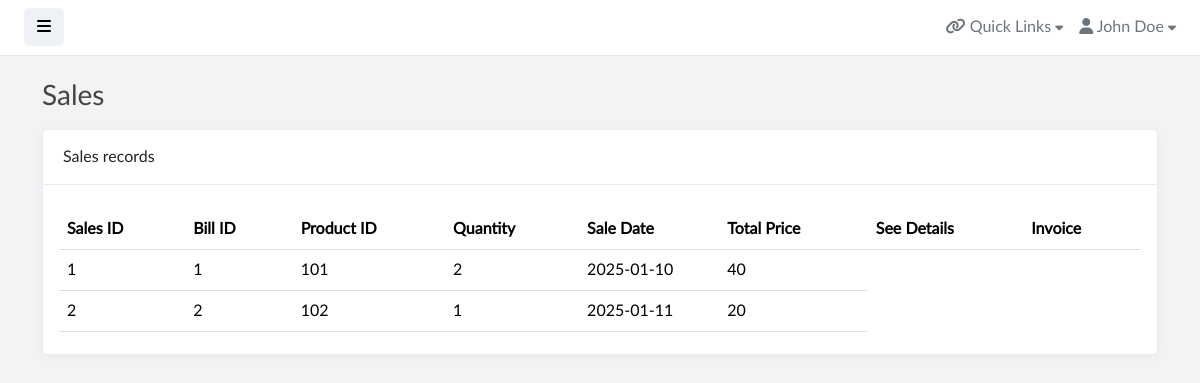
The page /sales.php on the database its author committed.
### tables this page shows
CREATE TABLE IF NOT EXISTS `sales` (
  `saleID` INT(11) NOT NULL AUTO_INCREMENT,
  `billID` INT(11) NOT NULL,
  `productID` INT(11) NOT NULL,
  `quantity` INT NOT NULL,
  `saleDate` DATE NOT NULL,
  `totalPrice` FLOAT NOT NULL,
  PRIMARY KEY (`saleID`),
  FOREIGN KEY (`billID`) REFERENCES `bill`(`billID`),
  FOREIGN KEY (`productID`) REFERENCES `products`(`productID`)
);

### sales.php (the view, shortened to what this page needs)
<!doctype html>
<html lang="en">
<head>
    <link href="assets/vendor/fontawesome/css/fontawesome.min.css" rel="stylesheet">
    <link href="assets/vendor/fontawesome/css/solid.min.css" rel="stylesheet">
    <link href="assets/vendor/fontawesome/css/brands.min.css" rel="stylesheet">
    <link href="assets/vendor/bootstrap/css/bootstrap.min.css" rel="stylesheet">
    <link href="assets/vendor/datatables/datatables.min.css" rel="stylesheet">
    <link href="assets/css/master.css" rel="stylesheet">
</head>
<body>
    <div class="wrapper">
        <div id="body" class="active">
            <nav class="navbar navbar-expand-lg navbar-white bg-white">
                <button type="button" id="sidebarCollapse" class="btn btn-light">
                    <i class="fas fa-bars"></i><span></span>
                </button>
                <div class="collapse navbar-collapse" id="navbarSupportedContent">
                    <ul class="nav navbar-nav ms-auto">
                        <li class="nav-item dropdown">
                            <div class="nav-dropdown">
                                <a href="#" id="nav1" class="nav-item nav-link dropdown-toggle text-secondary" data-bs-toggle="dropdown" aria-expanded="false">
                                    <i class="fas fa-link"></i> <span>Quick Links</span> <i style="font-size: .8em;" class="fas fa-caret-down"></i>
                                </a>
                            </div>
                        </li>
                        <li class="nav-item dropdown">
                            <div class="nav-dropdown">
                                <a href="#" id="nav2" class="nav-item nav-link dropdown-toggle text-secondary" data-bs-toggle="dropdown" aria-expanded="false">
                                    <i class="fas fa-user"></i> <span>John Doe</span> <i style="font-size: .8em;" class="fas fa-caret-down"></i>
                                </a>
                            </div>
                        </li>
                    </ul>
                </div>
            </nav>
            <div class="content">
                <div class="container">
                    <div class="page-title">
                        <h3>Sales</h3>
                    </div>
                    <div class="col-md-12 col-lg-12">
                        <div class="card">
                            <div class="card-header">Sales records</div>
                            <div class="card-body">
                                <table class="table table-hover" id="dataTables-example" width="100%">
                                    <thead>
                                        <tr>
                                            <th>Sales ID</th>
                                            <th>Bill ID</th>
                                            <th>Product ID</th>
                                            <th>Quantity</th>
                                            <th>Sale Date</th>
                                            <th>Total Price</th>
                                            <th>See Details</th>
                                            <th>Invoice</th>
                                        </tr>
                                    </thead>
                                    <tbody>
                                        <?php
                                        try{
                                            $conn = mysqli_connect("localhost", "root", "", "pharmacy");
                                        }
                                        catch(mysqli_sql_exception) {
                                            echo "COULDN'T CONNECT";
                                        }
                                        $sql = "SELECT * FROM sales";
                                        $result = mysqli_query($conn, $sql);
                                        if ($conn) {
                                            if (mysqli_num_rows($result) > 0) {
                                                while ($row = mysqli_fetch_assoc($result)) {
                                                    echo "<tr>
                                                        <td>" . htmlspecialchars($row['saleID']) . "</td>
                                                        <td>" . htmlspecialchars($row['billID']) . "</td>
                                                        <td>" . htmlspecialchars($row['productID']) . "</td>
                                                        <td>" . htmlspecialchars($row['quantity']) . "</td>
                                                        <td>" . htmlspecialchars($row['saleDate']) . "</td>
                                                        <td>" . htmlspecialchars($row['totalPrice']) . "</td>
                                                    </tr>";
                                                }
                                            }
                                        }
                                        ?>
                                    </tbody>
                                </table>
                            </div>
                        </div>
                    </div>
                </div>
            </div>
        </div>
    </div>
</body>
</html>

### assets/css/master.css (style rules this page uses)
body, h1, .h1, h2, .h2, h3, .h3, h4, .h4, h5, .h5, h6, .h6, p, a, td { -moz-osx-font-smoothing: grayscale; -webkit-font-smoothing: antialiased; }
body { width: 100%; height: 100%; background: #f3f3f5; font-family: "Lato", "Helvetica Neue", Arial, Helvetica, sans-serif; font-size: 1rem; color: #444; }
.wrapper { display: flex; width: 100%; align-items: stretch; overflow-x: hidden }
#body { width: 100%; padding: 0; min-height: 100vh; transition: all 0.3s; }
#body>.navbar { padding: 0 1.5rem; min-height: 54px; box-shadow: none; border-bottom: 1px solid rgba(101, 109, 119, .16); }
#body>.content { position: relative; padding: .5rem; }
#body .content .page-title h3 { margin: 1rem 0; }
.page-title { margin: 0; font-size: 1.5rem; line-height: 1.5555556; }
.card { box-shadow: 0 .125rem .5rem rgba(0, 0, 0, .04); border: 1px solid #eaedf1; margin-bottom: 1.5rem; border-radius: 5.2px; overflow: hidden; }
.card-header { padding: 15px 20px; background-color: #fff; border-bottom: 1px solid #e7eaf3; }
a, a:hover, a:focus { color: inherit; text-decoration: none; transition: all 0.3s; }
.table td, .table th { vertical-align: middle; }
.btn-light { background-color: #eef2f7; border-color: #eef2f7; }
.form-control:focus, .form-select:focus, { box-shadow: none !important; border: 2px solid #1e84c4; background-color: #FAFAFA; }
@media (min-width: 200px) { .navbar-expand-lg .navbar-collapse { display: -ms-flexbox !important; display: flex !important; -ms-flex-preferred-size: auto; flex-basis: auto; } }
@media (min-width: 200px) { .navbar-expand-lg .navbar-nav { -ms-flex-direction: row; flex-direction: row; } }

### assets/components/navbar/navbar-dropdowns.css (style rules this page uses)
.nav-dropdown .nav-link { color: #B2EBF2; line-height: 1.42857; padding: 1rem 0 1rem 1rem !important; }
.nav-dropdown .nav-link::after { display: none; }

### rows shown on the page
sales: saleID "1", billID "1", productID "101", quantity "2", saleDate "2025-01-10", totalPrice "40"
sales: saleID "2", billID "2", productID "102", quantity "1", saleDate "2025-01-11", totalPrice "20"
